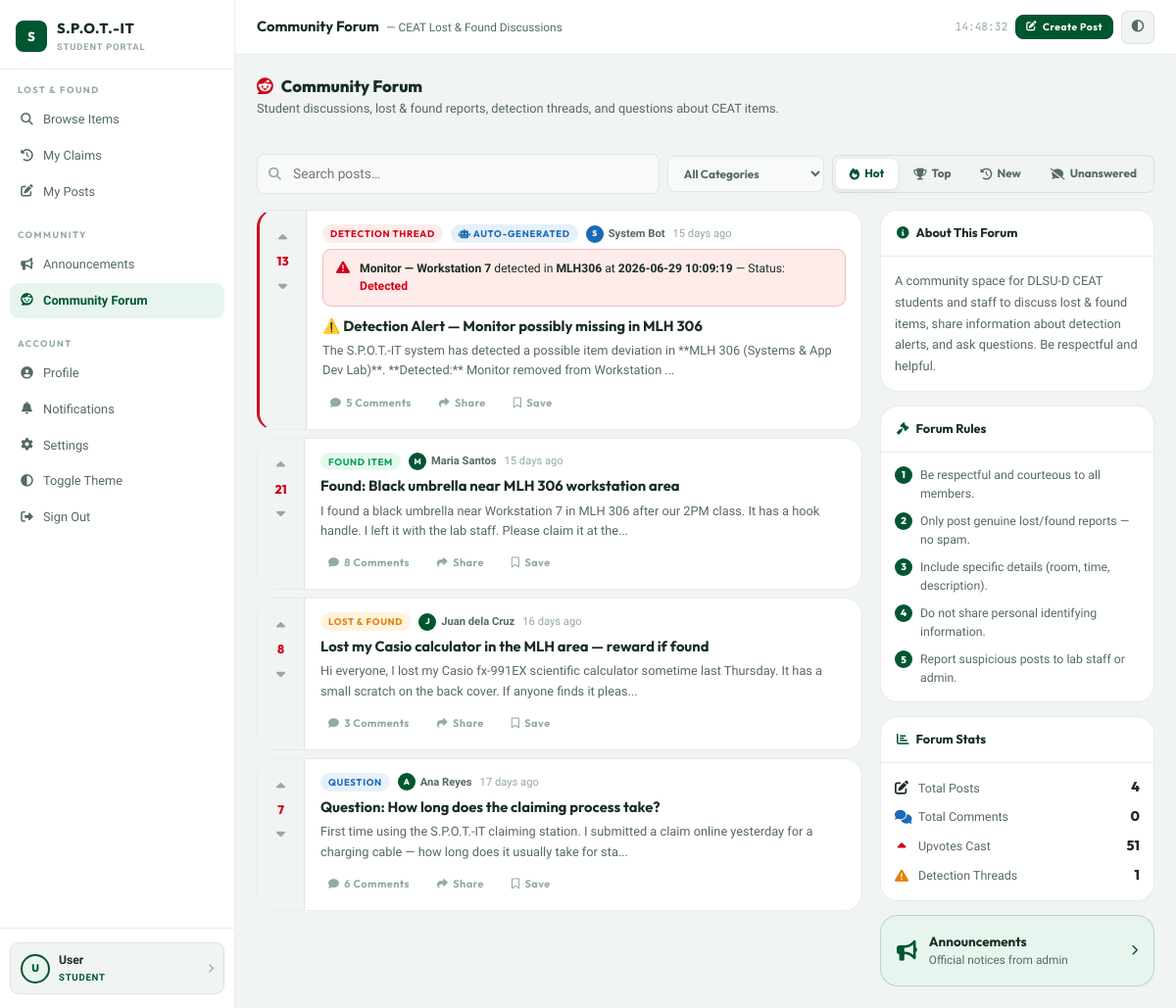
The app's page /pages/forum.php with its own data.
### tables this page shows
CREATE TABLE `forum_posts` (
  `post_id`          int(11)      NOT NULL AUTO_INCREMENT,
  `user_id`          int(11)      NOT NULL,
  `author_name`      varchar(200) NOT NULL COMMENT 'Denormalized',
  `author_role`      varchar(30)  NOT NULL DEFAULT 'student',
  `title`            varchar(300) NOT NULL,
  `content`          text         NOT NULL,
  `category`         enum(
                       'lost_and_found',
                       'found_item',
                       'general',
                       'question',
                       'detection_thread'
                     ) NOT NULL DEFAULT 'general',
  `flair`            varchar(80)  DEFAULT NULL COMMENT 'Optional user-set flair label',
   
  `detection_id`     int(11)      DEFAULT NULL COMMENT 'Links to detections',
  `detection_room`   varchar(30)  DEFAULT NULL COMMENT 'Denormalized room_id',
  `detection_item`   varchar(150) DEFAULT NULL COMMENT 'Detected item description',
  `detection_snap`   varchar(300) DEFAULT NULL COMMENT 'Snapshot URL from monitoring DB',
  `is_auto_generated` tinyint(1)  NOT NULL DEFAULT 0 COMMENT '1 = system created from detection',
   
  `upvotes`          int(11)      NOT NULL DEFAULT 0,
  `downvotes`        int(11)      NOT NULL DEFAULT 0,
  `score`            int(11)      GENERATED ALWAYS AS (`upvotes` - `downvotes`) STORED,
  `comment_count`    int(11)      NOT NULL DEFAULT 0,
  `is_locked`        tinyint(1)   NOT NULL DEFAULT 0 COMMENT 'Admin can lock a thread',
  `is_removed`       tinyint(1)   NOT NULL DEFAULT 0,
  `created_at`       datetime     NOT NULL DEFAULT CURRENT_TIMESTAMP,
  `updated_at`       datetime     DEFAULT NULL ON UPDATE CURRENT_TIMESTAMP,
  PRIMARY KEY (`post_id`),
  KEY `idx_user`      (`user_id`),
  KEY `idx_category`  (`category`),
  KEY `idx_score`     (`score`),
  KEY `idx_created`   (`created_at`),
  KEY `idx_detection` (`detection_id`)
);

### pages/forum.php (the view, shortened to what this page needs)
<?php
require_once __DIR__ . '/../auth/service_bootstrap.php';
$view    = $_GET['view']    ?? 'list';
$post_id = (int)($_GET['post'] ?? 0);
$dbPosts = [];
if ($view === 'list') {
    $dbPostsStmt = $communityPdo->query("
        SELECT post_id as id, category, title, author_name as author, author_role as role, created_at, content as excerpt, upvotes, downvotes, comment_count as comments, is_auto_generated as auto, is_locked as locked, detection_id, detection_room, detection_item, detection_snap
        FROM forum_posts
        WHERE is_removed = 0
        ORDER BY created_at DESC
    ");
    $dbPosts = $dbPostsStmt->fetchAll();
}
?>
<!DOCTYPE html>
<html lang="en" data-theme="light">
<head>
  <link href="https://cdn.jsdelivr.net/npm/bootstrap@5.3.3/dist/css/bootstrap.min.css" rel="stylesheet"/>
  <link rel="stylesheet" href="https://cdnjs.cloudflare.com/ajax/libs/font-awesome/6.6.0/css/all.min.css"/>
  <link rel="stylesheet" href="../assets/css/dashboard.css"/>
  <link rel="stylesheet" href="../assets/css/community.css"/>
  <link rel="stylesheet" href="../assets/css/skeleton.css"/>
</head>
<body data-skeleton="dashboard">
<div class="app-shell">
  <?php include '_sidebar.php'; ?>
  <div class="main-content">
    <div class="topbar">
      <div>
        <?php if ($view === 'post'): ?>
        <a href="forum.php" style="font-size:.78rem;color:var(--green-main);text-decoration:none;margin-right:8px;">
          <i class="fa-solid fa-arrow-left"></i> Back to Forum
        </a>
        <span class="topbar-title">Post Thread</span>
        <?php else: ?>
        <span class="topbar-title">Community Forum</span>
        <span class="topbar-sub">— CEAT Lost &amp; Found Discussions</span>
        <?php endif; ?>
      </div>
      <div class="topbar-right">
        <span style="font-family:var(--font-mono);font-size:.7rem;color:var(--text-dim);" id="liveClock"></span>
        <button class="btn btn-primary btn-sm" onclick="openModal('composePostModal')">
          <i class="fa-solid fa-pen-to-square"></i> Create Post
        </button>
        <button class="tb-btn" onclick="toggleTheme()"><i class="fa-solid fa-circle-half-stroke"></i></button>
      </div>
    </div>
    <div class="page-body">
    <?php if ($view === 'list'): ?>
      <div class="comm-header">
        <div class="comm-header-left">
          <h2><i class="fa-brands fa-reddit" style="color:var(--alert);margin-right:8px;"></i>Community Forum</h2>
          <p>Student discussions, lost &amp; found reports, detection threads, and questions about CEAT items.</p>
        </div>
      </div>
      <div class="comm-filter-bar">
        <div class="comm-search-wrap">
          <input type="text" id="forumSearch" class="comm-search" placeholder="Search posts…" oninput="filterPosts()"/>
        </div>
        <select id="forumCategory" class="comm-select" onchange="filterPosts()">
          <option value="">All Categories</option>
        </select>
        <div class="sort-tabs" id="sortTabs">
          <button class="sort-tab active" onclick="setSort('hot',this)"><i class="fa-solid fa-fire"></i> Hot</button>
          <button class="sort-tab" onclick="setSort('top',this)"><i class="fa-solid fa-trophy"></i> Top</button>
          <button class="sort-tab" onclick="setSort('new',this)"><i class="fa-solid fa-clock-rotate-left"></i> New</button>
          <button class="sort-tab" onclick="setSort('unanswered',this)"><i class="fa-solid fa-comment-slash"></i> Unanswered</button>
        </div>
      </div>
      <div class="forum-layout">
        <div id="postFeed">
          <?php
          $posts = [];
          foreach ($dbPosts as $dp) {
              $catLabel = match($dp['category']) {
                  'lost_and_found'    => 'Lost & Found',
                  'found_item'        => 'Found Item',
                  'question'          => 'Question',
                  'detection_thread'  => 'Detection Thread',
                  default             => 'General',
              };
              $detection = null;
              if ($dp['detection_id']) {
                  $detection = [
                      'room'   => $dp['detection_room'],
                      'item'   => $dp['detection_item'],
                      'time'   => $dp['created_at'],
                      'status' => 'Detected'
                  ];
              }
              $timeAgo = 'Just now';
              $elapsed = time() - strtotime($dp['created_at']);
              if ($elapsed >= 86400) {
                  $days = round($elapsed / 86400);
                  $timeAgo = $days . ' day' . ($days > 1 ? 's' : '') . ' ago';
              } elseif ($elapsed >= 3600) {
                  $hours = round($elapsed / 3600);
                  $timeAgo = $hours . ' hour' . ($hours > 1 ? 's' : '') . ' ago';
              } elseif ($elapsed >= 60) {
                  $minutes = round($elapsed / 60);
                  $timeAgo = $minutes . ' minute' . ($minutes > 1 ? 's' : '') . ' ago';
              }
              $excerpt = strip_tags($dp['excerpt']);
              if (strlen($excerpt) > 150) {
                  $excerpt = substr($excerpt, 0, 150) . '...';
              }
              $posts[] = [
                  'id'        => $dp['id'],
                  'category'  => $dp['category'],
                  'cat_label' => $catLabel,
                  'auto'      => (bool)$dp['auto'],
                  'locked'    => (bool)$dp['locked'],
                  'title'     => $dp['title'],
                  'author'    => $dp['author'],
                  'role'      => $dp['role'],
                  'time'      => $timeAgo,
                  'excerpt'   => $excerpt,
                  'upvotes'   => (int)$dp['upvotes'],
                  'downvotes' => (int)$dp['downvotes'],
                  'comments'  => (int)$dp['comments'],
                  'detection' => $detection,
              ];
          }
          ?>
          <?php if (empty($posts)): ?>
          <div class="comm-empty" id="forumEmpty" style="display:flex;">
            <i class="fa-solid fa-comments"></i>
            <h3>No posts found</h3>
            <p>Be the first to start a discussion or post a report!</p>
          </div>
          <?php else: ?>
          <?php foreach ($posts as $p):
            $score = $p['upvotes'] - $p['downvotes'];
            $scoreClass = $score > 0 ? 'positive' : ($score < 0 ? 'negative' : '');
            $initials = strtoupper(substr($p['author'],0,1));
            $roleClass = $p['role'] === 'admin' ? 'role-badge-system' : '';
          ?>
          <div class="forum-post-card <?= $p['detection'] ? 'detection-post' : '' ?>"
               data-category="<?= $p['category'] ?>"
               data-title="<?= strtolower(htmlspecialchars($p['title'])) ?>"
               data-comments="<?= $p['comments'] ?>">
            <div class="vote-col">
              <button class="vote-btn upvote" onclick="castVote('post',<?= $p['id'] ?>,'up',this)" title="Upvote">
                <i class="fa-solid fa-caret-up"></i>
              </button>
              <div class="vote-score <?= $scoreClass ?>"><?= $score ?></div>
              <button class="vote-btn downvote" onclick="castVote('post',<?= $p['id'] ?>,'down',this)" title="Downvote">
                <i class="fa-solid fa-caret-down"></i>
              </button>
            </div>
            <div class="post-body">
              <div class="post-meta-row">
                <span class="post-category-tag post-cat-<?= $p['category'] ?>"><?= htmlspecialchars($p['cat_label']) ?></span>
                <?php if ($p['auto']): ?>
                <span class="post-category-tag" style="background:rgba(26,106,181,.1);color:var(--info);">
                  <i class="fa-solid fa-robot"></i> Auto-Generated
                </span>
                <?php endif; ?>
                <div class="post-author-chip">
                  <div class="post-author-avatar <?= $roleClass ?>"><?= $initials ?></div>
                  <span style="font-weight:600;color:var(--text-muted);"><?= htmlspecialchars($p['author']) ?></span>
                </div>
                <span><?= $p['time'] ?></span>
              </div>
              <?php if ($p['detection']): ?>
              <div class="detection-infobox">
                <i class="fa-solid fa-triangle-exclamation"></i>
                <div class="detection-infobox-text">
                  <strong><?= htmlspecialchars($p['detection']['item']) ?></strong> detected in
                  <strong><?= htmlspecialchars($p['detection']['room']) ?></strong> at
                  <strong><?= htmlspecialchars($p['detection']['time']) ?></strong> —
                  Status: <strong style="color:var(--alert);"><?= htmlspecialchars($p['detection']['status']) ?></strong>
                </div>
              </div>
              <?php endif; ?>
              <div class="post-title" onclick="viewPost(<?= $p['id'] ?>)">
                <?= htmlspecialchars($p['title']) ?>
              </div>
              <div class="post-excerpt"><?= htmlspecialchars($p['excerpt']) ?></div>
              <div class="post-action-row">
                <button class="post-action-btn" onclick="viewPost(<?= $p['id'] ?>)">
                  <i class="fa-solid fa-comment"></i> <?= $p['comments'] ?> Comments
                </button>
                <button class="post-action-btn" onclick="sharePost(<?= $p['id'] ?>)">
                  <i class="fa-solid fa-share"></i> Share
                </button>
                <button class="post-action-btn" onclick="savePost(<?= $p['id'] ?>)">
                  <i class="fa-regular fa-bookmark"></i> Save
                </button>
              </div>
            </div>
          </div>
          <?php endforeach; ?>
          <?php endif; ?>
        </div>
        <aside class="forum-sidebar">
          <div class="comm-sidebar-card">
            <div class="card-head"><div class="card-title"><i class="fa-solid fa-circle-info"></i> About This Forum</div></div>
            <div style="padding:14px;font-size:.8rem;color:var(--text-muted);line-height:1.7;font-weight:300;">
              A community space for DLSU-D CEAT students and staff to discuss lost &amp; found items, share information about detection alerts, and ask questions. Be respectful and helpful.
            </div>
          </div>
          <div class="comm-sidebar-card">
            <div class="card-head"><div class="card-title"><i class="fa-solid fa-gavel"></i> Forum Rules</div></div>
            <div style="padding:14px;display:flex;flex-direction:column;gap:9px;">
              <?php foreach([
                ['1','Be respectful and courteous to all members.'],
                ['2','Only post genuine lost/found reports — no spam.'],
                ['3','Include specific details (room, time, description).'],
                ['4','Do not share personal identifying information.'],
                ['5','Report suspicious posts to lab staff or admin.'],
              ] as [$n,$rule]): ?>
              <div style="display:flex;gap:8px;font-size:.77rem;color:var(--text-muted);">
                <span style="width:18px;height:18px;border-radius:50%;background:var(--green-main);color:#fff;font-family:var(--font-display);font-weight:800;font-size:.62rem;display:flex;align-items:center;justify-content:center;flex-shrink:0;"><?= $n ?></span>
                <span><?= $rule ?></span>
              </div>
              <?php endforeach; ?>
            </div>
          </div>
          <div class="comm-sidebar-card">
            <div class="card-head"><div class="card-title"><i class="fa-solid fa-chart-bar"></i> Forum Stats</div></div>
            <div style="padding:14px;display:flex;flex-direction:column;gap:8px;">
              <?php
              $totalPosts = (int)$communityPdo->query("SELECT COUNT(*) FROM forum_posts WHERE is_removed = 0")->fetchColumn();
              $totalComments = (int)$communityPdo->query("SELECT COUNT(*) FROM forum_comments")->fetchColumn();
              $totalVotes = (int)$communityPdo->query("SELECT IFNULL(SUM(upvotes), 0) FROM forum_posts WHERE is_removed = 0")->fetchColumn();
              $totalDetectionThreads = (int)$communityPdo->query("SELECT COUNT(*) FROM forum_posts WHERE category = 'detection_thread' AND is_removed = 0")->fetchColumn();
              foreach([
                [$totalPosts,'Total Posts','fa-pen-to-square','green'],
                [$totalComments,'Total Comments','fa-comments','info'],
                [$totalVotes,'Upvotes Cast','fa-caret-up','alert'],
                [$totalDetectionThreads,'Detection Threads','fa-triangle-exclamation','warn'],
              ] as [$n,$l,$ic,$c]): ?>
              <div style="display:flex;align-items:center;gap:10px;">
                <i class="fa-solid <?= $ic ?>" style="color:var(--<?= $c ?>);width:14px;text-align:center;"></i>
                <span style="font-size:.78rem;color:var(--text-muted);flex:1;"><?= htmlspecialchars($l) ?></span>
                <span style="font-family:var(--font-display);font-weight:800;font-size:.88rem;color:var(--text-primary);"><?= $n ?></span>
              </div>
              <?php endforeach; ?>
            </div>
          </div>
          <a href="announcements.php" style="text-decoration:none;">
            <div class="comm-sidebar-card" style="background:var(--green-pale);border-color:rgba(0,86,49,.2);cursor:pointer;transition:var(--transition);">
              <div style="padding:16px;display:flex;align-items:center;gap:12px;">
                <i class="fa-solid fa-bullhorn" style="font-size:1.3rem;color:var(--green-main);"></i>
                <div>
                  <div style="font-family:var(--font-display);font-size:.84rem;font-weight:700;color:var(--text-primary);">Announcements</div>
                  <div style="font-size:.74rem;color:var(--text-muted);">Official notices from admin</div>
                </div>
                <i class="fa-solid fa-chevron-right" style="margin-left:auto;color:var(--green-main);font-size:.7rem;"></i>
              </div>
            </div>
          </a>
        </aside>
      </div>
    <?php endif; ?>
    </div>
  </div>
</div>
</body>
</html>

### records on screen
forum_posts: score "13", cat_label "DETECTION THREAD", is_auto_generated 1 (drawn), author_name "S", author_name "System Bot", time "15 days ago", detection_item "Monitor — Workstation 7", detection_room "MLH306", created_at "2026-06-29 10:09:19", status "Detected", title "⚠️ Detection Alert — Monitor possibly missing in MLH 306", excerpt "The S.P.O.T.-IT system has detected a possible item deviation in **MLH 306 (Systems & App Dev Lab)**. **Detected:** Monitor removed from Workstation ...", comment_count "5"
forum_posts: upvotes "21", cat_label "FOUND ITEM", author_name "M", author_name "Maria Santos", time "15 days ago", title "Found: Black umbrella near MLH 306 workstation area", excerpt "I found a black umbrella near Workstation 7 in MLH 306 after our 2PM class. It has a hook handle. I left it with the lab staff. Please claim it at the...", comment_count "8"
forum_posts: score "8", cat_label "LOST & FOUND", author_name "J", author_name "Juan dela Cruz", time "16 days ago", title "Lost my Casio calculator in the MLH area — reward if found", excerpt "Hi everyone, I lost my Casio fx-991EX scientific calculator sometime last Thursday. It has a small scratch on the back cover. If anyone finds it pleas...", comment_count "3"
forum_posts: upvotes "7", cat_label "QUESTION", author_name "A", author_name "Ana Reyes", time "17 days ago", title "Question: How long does the claiming process take?", excerpt "First time using the S.P.O.T.-IT claiming station. I submitted a claim online yesterday for a charging cable — how long does it usually take for sta...", comment_count "6"

### other values on screen
$initials "U"
$uname "User"
$role "STUDENT"
$n "1"
$rule "Be respectful and courteous to all members."
$n "2"
$rule "Only post genuine lost/found reports — no spam."
$n "3"
$rule "Include specific details (room, time, description)."
$n "4"
$rule "Do not share personal identifying information."
$n "5"
$rule "Report suspicious posts to lab staff or admin."
$l "Total Posts"
$l "Total Comments"
